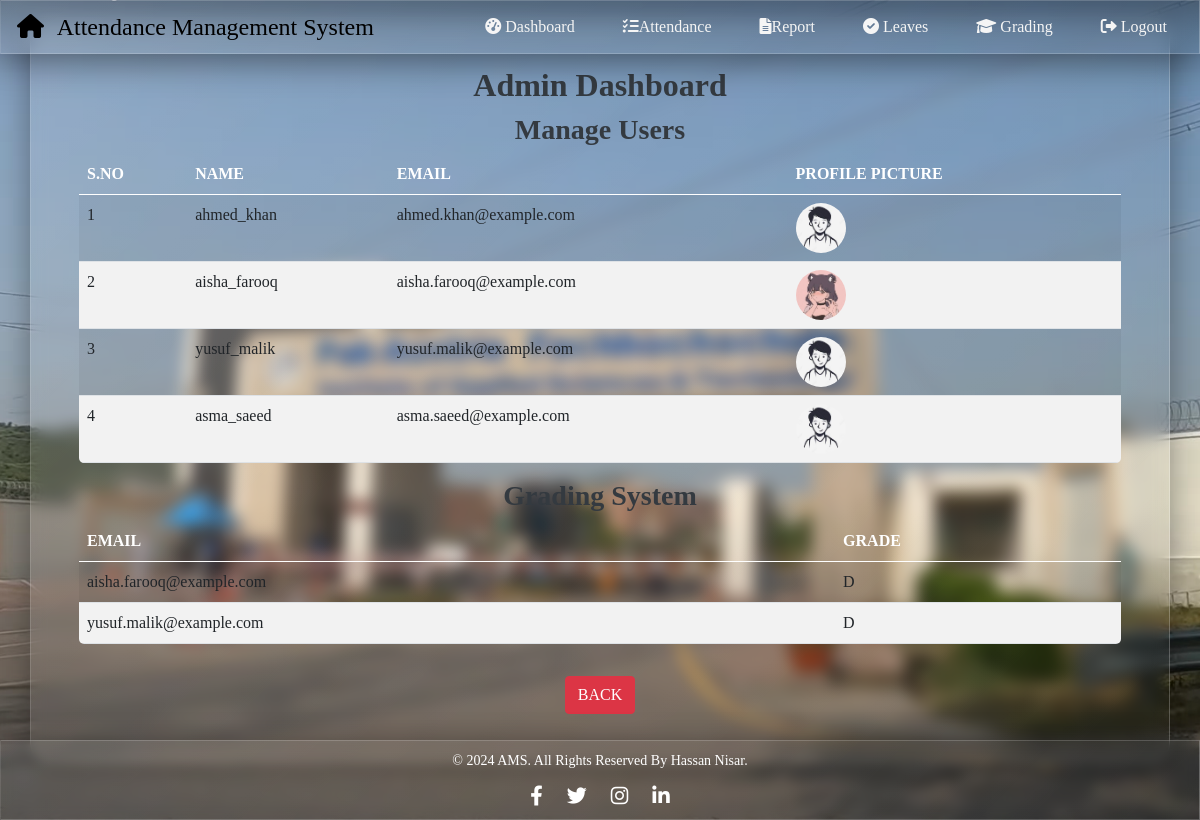
/php/admin_dashboard.php (signed in), run on the app's committed database.
### tables this page shows
CREATE TABLE `users` (
  `UserID` int(11) NOT NULL,
  `Username` varchar(50) NOT NULL,
  `Useremail` varchar(255) NOT NULL,
  `ProfilePicture` varchar(255) DEFAULT 'default.jpg',
  `Password` varchar(255) NOT NULL,
  `UserType` enum('admin','student') NOT NULL DEFAULT 'student'
);

### php/admin_dashboard.php (the view, shortened to what this page needs)
<?php
include('db.php');
$users = [];
$grades = [];
$sNO = 1;
$sql = "SELECT * FROM users WHERE UserType='student'";
$result = $conn->query($sql);
if ($result->num_rows > 0) {
    while ($row = $result->fetch_assoc()) {
        $users[] = $row;
    }
}
$sql = "SELECT a.UserID, u.Useremail, COUNT(*) as DaysAttended
        FROM attendance a
        JOIN users u ON a.UserID = u.UserID
        WHERE a.Status = 'Present'
        GROUP BY a.UserID, u.Useremail";
$result = $conn->query($sql);
if ($result->num_rows > 0) {
    while ($row = $result->fetch_assoc()) {
        $useremail = $row['Useremail'];
        $daysAttended = $row['DaysAttended'];
        if ($daysAttended >= 26) {
            $grade = 'A';
        } elseif ($daysAttended >= 20) {
            $grade = 'B';
        } elseif ($daysAttended >= 15) {
            $grade = 'C';
        } else {
            $grade = 'D';
        }
        $grades[] = ['Useremail' => $useremail, 'Grade' => $grade];
    }
}
?>
<!DOCTYPE html>
<html lang="en">
<head>
    <link rel="stylesheet" href="../css/admin_das.css">
    <link rel="stylesheet" href="../css/navbar.css">
    <link rel="stylesheet" href="../css/footer.css">
    <link href="https://cdnjs.cloudflare.com/ajax/libs/font-awesome/6.0.0/css/all.min.css" rel="stylesheet">
    <link href="https://cdn.jsdelivr.net/npm/bootstrap@5.0.2/dist/css/bootstrap.min.css" rel="stylesheet"
>
</head>
<body>
    <?php include('../includes/admin_header.php'); ?>
    <div class="row_adm">
    <div class="container container_adm p-5">
        <h2>Admin Dashboard</h2>
        <h3>Manage Users</h3>
        <table class="table table-striped">
            <thead>
                <tr>
                    <th>S.No</th>
                    <th>Name</th>
                    <th>Email</th>
                    <th>Profile Picture</th>
                </tr>
            </thead>
            <tbody>
                <?php foreach ($users as $user): ?>
                    <tr>
                        <td><?php echo $sNO; ?></td>
                        <td><?php echo htmlspecialchars($user['Username']); ?></td>
                        <td><?php echo htmlspecialchars($user['Useremail']); ?></td>
                        <td><img src="images/<?php echo htmlspecialchars($user['ProfilePicture']); ?>" alt="Profile Picture"
                                width="50"></td>
                    </tr>
                    <?php
                    $sNO++;
                endforeach; ?>
            </tbody>
        </table>
        <h3>Grading System</h3>
        <table class="table table-striped">
            <thead>
                <tr>
                    <th>Email</th>
                    <th>Grade</th>
                </tr>
            </thead>
            <tbody>
                <?php foreach ($grades as $grade): ?>
                    <tr>
                        <td><?php echo htmlspecialchars($grade['Useremail']); ?></td>
                        <td><?php echo htmlspecialchars($grade['Grade']); ?></td>
                    </tr>
                <?php endforeach; ?>
            </tbody>
        </table>
        <a href="../index.php" class="btn btn-danger mt-3">Back</a>
    </div>
    </div>
    <?php include('../includes/footer.php'); ?>
</body>
</html>

### includes/admin_header.php (shortened to what this page needs)
<nav class="custom-navbar">
    <a class="custom-navbar-brand" href="index.php">
        <i class="fas fa-home"></i> Attendance Management System
    </a>
    <div class="custom-navbar-collapse" id="customNavbarNav">
        <ul class="custom-navbar-nav mb-0">
            <?php if (isset($_SESSION['AdminID'])): ?>
                <li class="custom-nav-item">
                    <a class="custom-nav-link" href="../php/admin_dashboard.php">
                        <i class="fas fa-tachometer-alt"></i> Dashboard
                    </a>
                </li>
                <li class="custom-nav-item">
                    <a class="custom-nav-link" href="../php/manage_attendance.php">
                        <i class="fas fa-tasks"></i>Attendance
                    </a>
                </li>
                <li class="custom-nav-item">
                    <a class="custom-nav-link" href="../php/generate_report.php">
                        <i class="fas fa-file-alt"></i>Report
                    </a>
                </li>
                <li class="custom-nav-item">
                    <a class="custom-nav-link" href="../php/leave_approval.php">
                        <i class="fas fa-check-circle"></i> Leaves
                    </a>
                </li>
                <li class="custom-nav-item">
                    <a class="custom-nav-link" href="../php/grading_system.php">
                        <i class="fas fa-graduation-cap"></i> Grading
                    </a>
                </li>
                <li class="custom-nav-item">
                    <a class="custom-nav-link" href="../php/logout.php">
                        <i class="fas fa-sign-out-alt"></i> Logout
                    </a>
                </li>
            <?php endif; ?>
        </ul>
    </div>
</nav>

### includes/footer.php
<footer class="footer">
    <div class="container">
        <p>&copy; 2024 AMS. All Rights Reserved By Hassan Nisar.</p>
        <div class="social-icons">
            <a href="https://facebook.com" target="_blank" class="social-icon"><i class="fab fa-facebook-f"></i></a>
            <a href="https://twitter.com" target="_blank" class="social-icon"><i class="fab fa-twitter"></i></a>
            <a href="https://instagram.com" target="_blank" class="social-icon"><i class="fab fa-instagram"></i></a>
            <a href="https://linkedin.com" target="_blank" class="social-icon"><i class="fab fa-linkedin-in"></i></a>
        </div>
    </div>
</footer>

### css/admin_das.css (style rules this page uses)
body { background-image: url('../images/default.png'); background-size: cover; background-position: center; background-repeat: no-repeat; font-family: "Playfair Display", serif !important; font-optical-sizing: auto; }
.row_adm { height: 85vh; width: 100vw; display: flex; flex-direction: column; align-items: center; justify-content: center; }
.container_adm { display: flex; flex-direction: column; align-items: center; justify-content: center; align-items: center; height: auto; width: 40vw; color: #333; margin-bottom: 20px; text-align: center; background: linear-gradient(135deg, rgba(255, 255, 255, 0.1), rgba(255, 255, 255, 0)); backdrop-filter: blur(8px); -webkit-backdrop-filter: blur(8px); border-radius: 20px; border: 1px solid rgba(255, 255, 255, 0.18); box-shadow: 0 8px 32px 0 rgba(0, 0, 0, 0.37); }
h2, h3 { color: #343a40; margin-bottom: 20px; font-weight: 600 !important; }
.table { width: 100%; margin-bottom: 20px; border-collapse: collapse; border-radius: 5px; overflow: hidden; }
.table th, .table td { padding: 12px 15px; text-align: left; }
.table thead th { color: #ffffff; font-weight: bold; text-transform: uppercase; }
.table tbody tr:nth-child(even) { background-color: #f2f2f2; }
.table img { width: 50px; height: 50px; border-radius: 50%; object-fit: cover; }
.btn-danger { background-color: #dc3545; border-color: #dc3545; color: #ffffff; padding: 10px 20px; text-transform: uppercase; font-weight: bold; transition: background-color 0.3s ease; }

### css/navbar.css (style rules this page uses)
* { margin: 0; padding: 0; box-sizing: border-box; }
body { padding-top: 60px; }
.custom-navbar { display: flex; justify-content: space-between; align-items: center; padding: 0.5rem 1rem; color: #343a40; position: fixed; top: 0; left: 0; right: 0; z-index: 1000; background: linear-gradient(135deg, rgba(255, 255, 255, 0.1), rgba(255, 255, 255, 0)); backdrop-filter: blur(10px); -webkit-backdrop-filter: blur(10px); border: 1px solid rgba(255, 255, 255, 0.18); box-shadow: 0 8px 32px 0 rgba(0, 0, 0, 0.37); }
.custom-navbar-brand i { margin-right: 0.5rem; }
.custom-navbar-collapse { display: flex; flex-direction: row; align-items: center; }
.custom-navbar-nav { justify-content: center; align-items: center; list-style: none; display: flex; gap: 1rem; }
.custom-nav-item { position: relative; }
.custom-nav-link { color: whitesmoke; text-decoration: none; padding: 0.5rem 1rem; }
.custom-navbar-brand { position: relative; display: inline-block; color: #000; text-decoration: none; font-size: 24px; transition: color 0.3s ease-in-out; }
.custom-navbar-brand::before { content: ''; position: absolute; width: 100%; height: 2px; bottom: -5px; left: 0; background-color: #ff5722; visibility: hidden; transform: scaleX(0); transition: all 0.3s ease-in-out; }
.custom-navbar-nav .custom-nav-link { position: relative; overflow: hidden; transition: color 0.3s ease-in-out; }
.custom-navbar-nav .custom-nav-link::before { content: ''; position: absolute; width: 100%; height: 2px; bottom: 0; left: 0; background-color: #ff5722; visibility: hidden; transform: scaleX(0); transition: all 0.3s ease-in-out; }

### css/footer.css (style rules this page uses)
.footer { color: #fff; text-align: center; padding: 0; height: 10vh; display: flex; flex-direction: column; justify-content: center; width: 100%; background: linear-gradient(135deg, rgba(255, 255, 255, 0.1), rgba(255, 255, 255, 0)); backdrop-filter: blur(6px); -webkit-backdrop-filter: blur(6px); border: 1px solid rgba(255, 255, 255, 0.18); box-shadow: 0 8px 32px 0 rgba(0, 0, 0, 0.37); position: relative; bottom: 0; }
.footer .container { max-width: 1200px; margin: 0 auto; padding: 0 20px; display: flex; flex-direction: column; align-items: center; }
.footer p { margin: 0; font-size: 14px; }
.social-icons { margin-top: 10px; }
.social-icon { color: #fff; font-size: 20px; margin: 0 10px; text-decoration: none; transition: color 0.3s ease; }

### data on the page
users: Username "ahmed_khan", Useremail "ahmed.khan@example.com", ProfilePicture (picture)
users: Username "aisha_farooq", Useremail "aisha.farooq@example.com", ProfilePicture (picture)
users: Username "yusuf_malik", Useremail "yusuf.malik@example.com", ProfilePicture (picture)
users: Username "asma_saeed", Useremail "asma.saeed@example.com", ProfilePicture (picture)

### other printed values
$grade['Useremail'] "aisha.farooq@example.com"
$grade['Grade'] "D"
$grade['Useremail'] "yusuf.malik@example.com"
